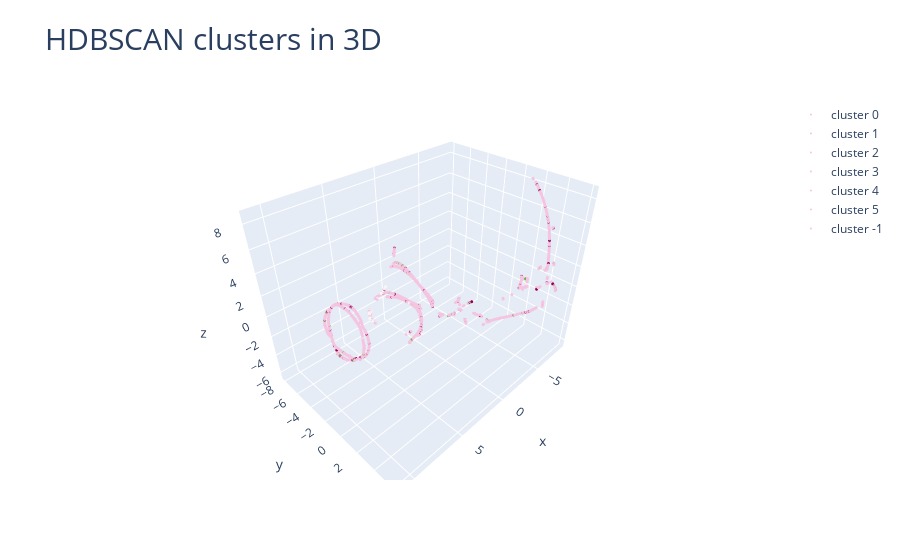

The code cell stored with this chart in its notebook:
### Code cell
n_neighbors = 100
n_components = 3
%time trans = umap.UMAP(n_neighbors=n_neighbors,min_dist=0.0,n_components=n_components,random_state=42).fit(X_new)
'''3D visualization of annotated data'''
clusterer = hdbscan.HDBSCAN(min_samples=None,min_cluster_size=100)
clusterer.fit(trans.embedding_)

import plotly.graph_objects as go

fig = go.Figure()
size = 1
for cluster in set(clusterer.labels_):
    clustered = (clusterer.labels_ == cluster)
    fig.add_trace(go.Scatter3d(
        x=trans.embedding_[clustered,0],  # <-- Put your data instead
        y=trans.embedding_[clustered,1],  # <-- Put your data instead
        z=trans.embedding_[clustered,2],  # <-- Put your data instead
        name="cluster "+str(cluster),
        mode="markers",
        marker=dict(color=clusterer.labels_,size=size, opacity=1)
    ))
fig.update_layout(title_text="HDBSCAN clusters in 3D ",title_font_size=30)
fig.show()
##########
clustered = (clusterer.labels_ >= 0)
print('The percentage of clustered data points is '+str(np.sum(clustered) *1.0/ len(clustered)*100)+'%')

### Figure 1 — Plotly figure (JSON) as saved in the notebook; plotly's stock layout.template omitted (floating-point values rounded to 4 significant figures; data arrays with more than 128 entries replaced by an {"elided": "..."} marker saying what was removed)
{"data": [{"marker": {"color": {"elided": "3608 int values"}, "opacity": 1, "size": 1}, "mode": "markers", "name": "cluster 0", "type": "scatter3d", "x": {"elided": "698 float values"}, "y": {"elided": "698 float values"}, "z": {"elided": "698 float values"}}, {"marker": {"color": {"elided": "3608 int values"}, "opacity": 1, "size": 1}, "mode": "markers", "name": "cluster 1", "type": "scatter3d", "x": {"elided": "917 float values"}, "y": {"elided": "917 float values"}, "z": {"elided": "917 float values"}}, {"marker": {"color": {"elided": "3608 int values"}, "opacity": 1, "size": 1}, "mode": "markers", "name": "cluster 2", "type": "scatter3d", "x": {"elided": "723 float values"}, "y": {"elided": "723 float values"}, "z": {"elided": "723 float values"}}, {"marker": {"color": {"elided": "3608 int values"}, "opacity": 1, "size": 1}, "mode": "markers", "name": "cluster 3", "type": "scatter3d", "x": {"elided": "208 float values"}, "y": {"elided": "208 float values"}, "z": {"elided": "208 float values"}}, {"marker": {"color": {"elided": "3608 int values"}, "opacity": 1, "size": 1}, "mode": "markers", "name": "cluster 4", "type": "scatter3d", "x": {"elided": "558 float values"}, "y": {"elided": "558 float values"}, "z": {"elided": "558 float values"}}, {"marker": {"color": {"elided": "3608 int values"}, "opacity": 1, "size": 1}, "mode": "markers", "name": "cluster 5", "type": "scatter3d", "x": {"elided": "267 float values"}, "y": {"elided": "267 float values"}, "z": {"elided": "267 float values"}}, {"marker": {"color": {"elided": "3608 int values"}, "opacity": 1, "size": 1}, "mode": "markers", "name": "cluster -1", "type": "scatter3d", "x": {"elided": "237 float values"}, "y": {"elided": "237 float values"}, "z": {"elided": "237 float values"}}], "layout": {"title": {"font": {"size": 30}, "text": "HDBSCAN clusters in 3D "}}}
